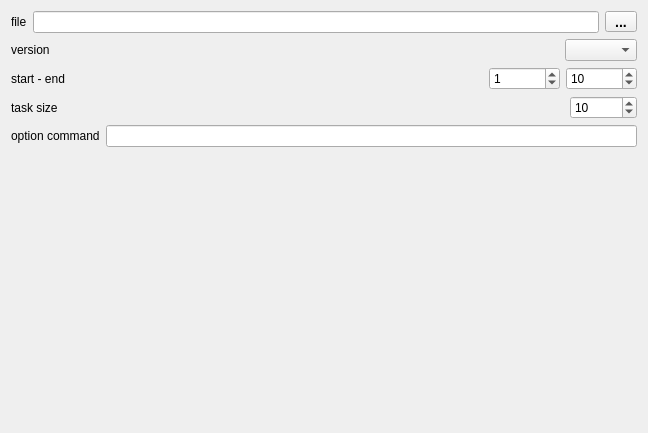
<?xml version="1.0" encoding="UTF-8"?>
<ui version="4.0">
 <class>TaskVrayWidget</class>
 <widget class="QWidget" name="TaskVrayWidget">
  <property name="geometry">
   <rect>
    <x>0</x>
    <y>0</y>
    <width>648</width>
    <height>433</height>
   </rect>
  </property>
  <property name="acceptDrops">
   <bool>true</bool>
  </property>
  <property name="windowTitle">
   <string>spool vray</string>
  </property>
  <layout class="QVBoxLayout" name="verticalLayout">
   <item>
    <layout class="QHBoxLayout" name="horizontalLayout_5">
     <item>
      <widget class="QLabel" name="label_3">
       <property name="text">
        <string>file</string>
       </property>
      </widget>
     </item>
     <item>
      <widget class="QLineEdit" name="lineEditFileName"/>
     </item>
     <item>
      <widget class="QPushButton" name="pushButtonFileNameRef">
       <property name="styleSheet">
        <string notr="true">QPushButton {
padding: 3px;
font: bold 14px;
padding-left: 5px;
padding-right: 5px;
min-width: 20px;
max-width: 20px;
min-height: 13px;
max-height: 13px;
}</string>
       </property>
       <property name="text">
        <string>...</string>
       </property>
      </widget>
     </item>
    </layout>
   </item>
   <item>
    <layout class="QHBoxLayout" name="horizontalLayout_10">
     <item>
      <widget class="QLabel" name="label_9">
       <property name="text">
        <string>version</string>
       </property>
      </widget>
     </item>
     <item>
      <spacer name="horizontalSpacer_7">
       <property name="orientation">
        <enum>Qt::Horizontal</enum>
       </property>
       <property name="sizeHint" stdset="0">
        <size>
         <width>40</width>
         <height>20</height>
        </size>
       </property>
      </spacer>
     </item>
     <item>
      <widget class="QComboBox" name="comboBoxVersion">
       <property name="enabled">
        <bool>true</bool>
       </property>
       <property name="editable">
        <bool>false</bool>
       </property>
       <property name="currentIndex">
        <number>-1</number>
       </property>
      </widget>
     </item>
    </layout>
   </item>
   <item>
    <layout class="QHBoxLayout" name="horizontalLayout">
     <item>
      <widget class="QLabel" name="label">
       <property name="text">
        <string>start - end</string>
       </property>
      </widget>
     </item>
     <item>
      <spacer name="horizontalSpacer">
       <property name="orientation">
        <enum>Qt::Horizontal</enum>
       </property>
       <property name="sizeHint" stdset="0">
        <size>
         <width>40</width>
         <height>20</height>
        </size>
       </property>
      </spacer>
     </item>
     <item>
      <widget class="QSpinBox" name="spinBoxStart">
       <property name="minimum">
        <number>-100000</number>
       </property>
       <property name="maximum">
        <number>1000000000</number>
       </property>
       <property name="value">
        <number>1</number>
       </property>
      </widget>
     </item>
     <item>
      <widget class="QSpinBox" name="spinBoxEnd">
       <property name="minimum">
        <number>-100000</number>
       </property>
       <property name="maximum">
        <number>1000000000</number>
       </property>
       <property name="value">
        <number>10</number>
       </property>
      </widget>
     </item>
    </layout>
   </item>
   <item>
    <layout class="QHBoxLayout" name="horizontalLayout_7">
     <item>
      <widget class="QLabel" name="label_6">
       <property name="text">
        <string>task size</string>
       </property>
      </widget>
     </item>
     <item>
      <spacer name="horizontalSpacer_4">
       <property name="orientation">
        <enum>Qt::Horizontal</enum>
       </property>
       <property name="sizeHint" stdset="0">
        <size>
         <width>40</width>
         <height>20</height>
        </size>
       </property>
      </spacer>
     </item>
     <item>
      <widget class="QSpinBox" name="spinBoxTaskSize">
       <property name="minimum">
        <number>1</number>
       </property>
       <property name="maximum">
        <number>1000000</number>
       </property>
       <property name="value">
        <number>10</number>
       </property>
      </widget>
     </item>
    </layout>
   </item>
   <item>
    <layout class="QHBoxLayout" name="horizontalLayout_3">
     <item>
      <widget class="QLabel" name="label_2">
       <property name="text">
        <string>option command</string>
       </property>
      </widget>
     </item>
     <item>
      <widget class="QLineEdit" name="lineEditOptionCommand"/>
     </item>
    </layout>
   </item>
   <item>
    <spacer name="verticalSpacer">
     <property name="orientation">
      <enum>Qt::Vertical</enum>
     </property>
     <property name="sizeHint" stdset="0">
      <size>
       <width>20</width>
       <height>40</height>
      </size>
     </property>
    </spacer>
   </item>
  </layout>
 </widget>
 <resources/>
 <connections/>
</ui>
